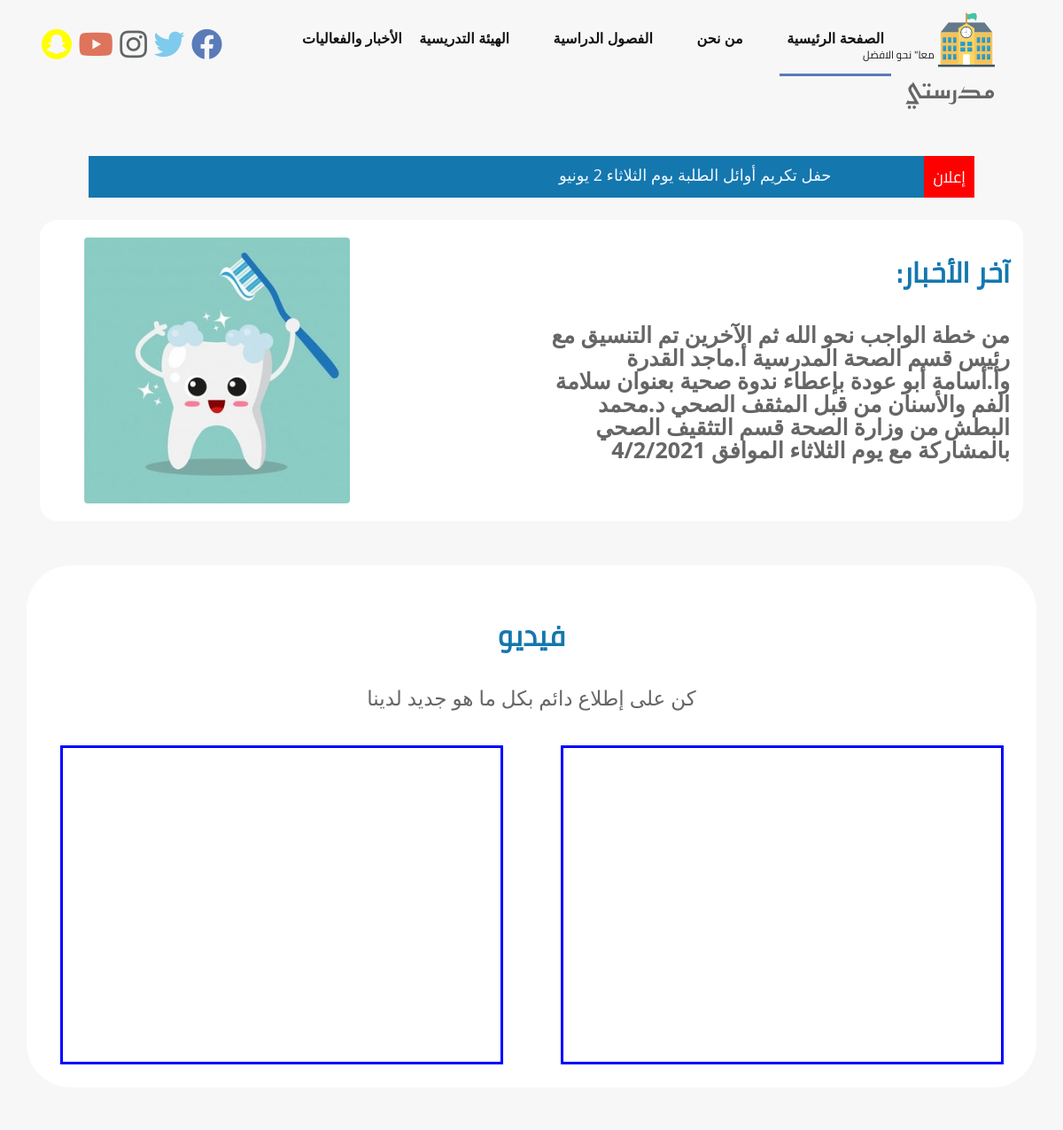
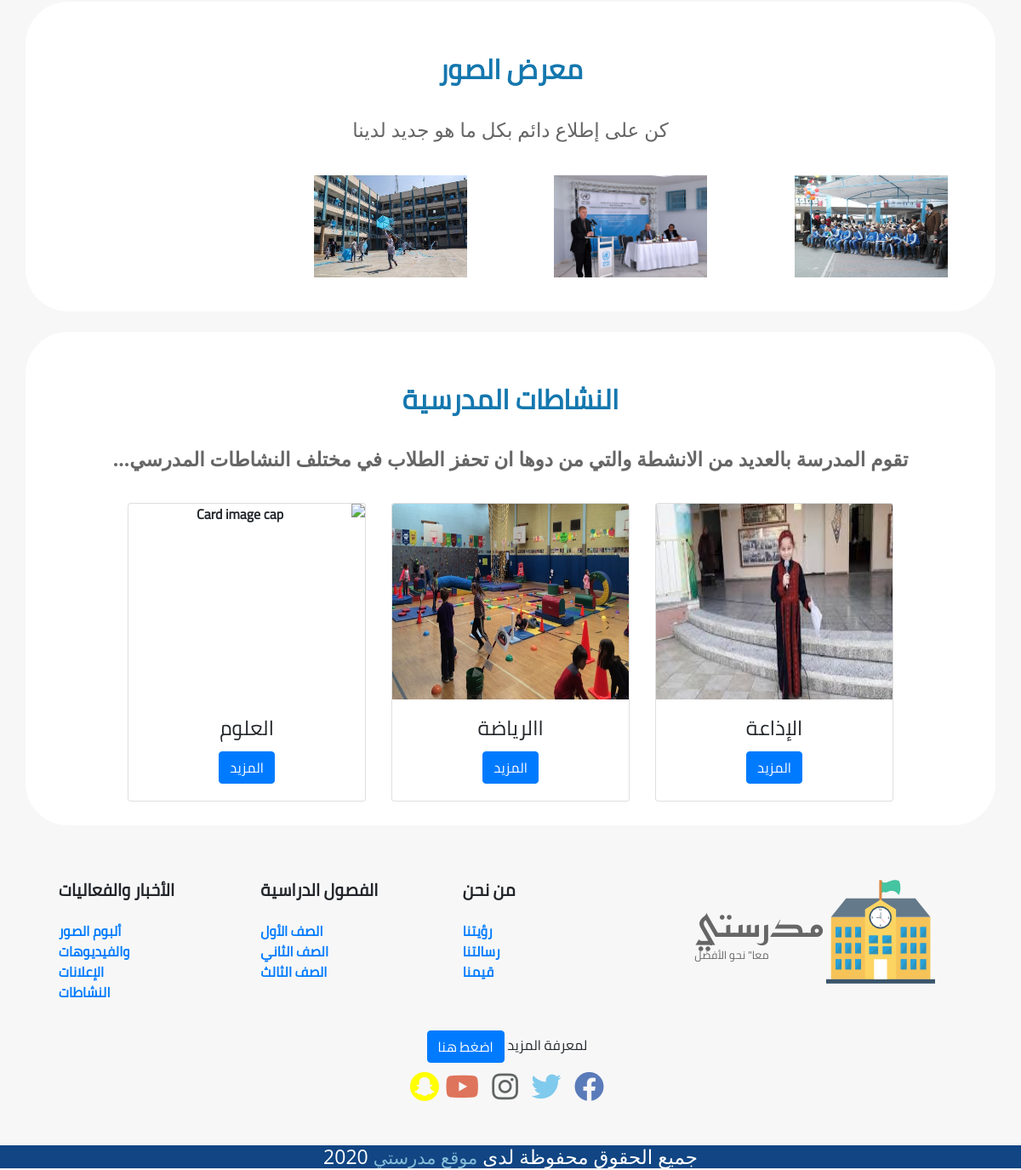
The page /public.php on the database its author committed (2 pictures, top to bottom).
### tables this page shows
CREATE TABLE `advertisement` (
  `id` int(11) NOT NULL,
  `advertise` varchar(500) NOT NULL,
  `created_at` timestamp NOT NULL DEFAULT current_timestamp(),
  `visible` varchar(120) NOT NULL DEFAULT ''
);

CREATE TABLE `news` (
  `id` int(11) NOT NULL,
  `new` varchar(500) NOT NULL,
  `created_at` timestamp NOT NULL DEFAULT current_timestamp() ON UPDATE current_timestamp()
);

CREATE TABLE `galleryschool` (
  `id` int(11) NOT NULL,
  `subject` varchar(500) NOT NULL,
  `images` varchar(50) NOT NULL,
  `created_at` timestamp NOT NULL DEFAULT current_timestamp()
);

### public.php (the view, shortened to what this page needs)
<?php
require('./template/header.php');
?>
<main>
  <div class="row breaking-news">
    <span class=adv>إعلان</span>
    <div id="carouselExampleControls" class="carousel slide" data-ride="carousel">
      <div class="carousel-inner">
        <?php $i = 0;
        $connection = mysqli_connect("localhost", "root", "", "schoolpanel");
        $query = "SELECT * FROM advertisement ";
        $query_run = mysqli_query($connection, $query);
        if (mysqli_num_rows($query_run) > 0) {
          while ($row = mysqli_fetch_assoc($query_run)) {
        ?>
            <div <?php if ($i == 0) { ?> class="carousel-item active" <?php } else { ?> class="carousel-item " <?php } ?>>
              <p>
                <?php if ($row['visible'] == '1') {
                  echo $row['advertise'];
                }
                $i++;
                ?>
              </p>
            </div>
        <?php
          }
        } else {
          echo "No Record Found";
        }
        ?>
      </div>
      <a class="  ca carousel-control-prev" href="#carouselExampleIndicators" role="button" data-slide="prev">
      </a>
      <a class="carousel-control-next" href="#carouselExampleIndicators" role="button" data-slide="next">
      </a>
    </div>
  </div>
  <div class="container">
    <div class="aboutrow row">
      <div class=" aboutR col-sm-6">
        <h2> آخر الأخبار:</h2>
        <?php
        $connection = mysqli_connect("localhost", "root", "", "schoolpanel");
        $query = "SELECT * FROM news ORDER BY created_at DESC";
        $query_run = mysqli_query($connection, $query);
        $row=mysqli_fetch_all($query_run,MYSQLI_ASSOC);
        ?>
            <p>
              <?php echo $row[0]['new'];?>
            </p>
      </div>
      <div class="p1 col-sm-6"> <img src="img/p.png" class="rounded float-left" alt="..."></div>
    </div>
  </div>
  <div class=" imagesp container">
    <h2>فيديو </h2>
    <p>
      كن على إطلاع دائم بكل ما هو جديد لدينا <br> <br>
    </p>
    <div class="vedio row">
      <div class="col-sm-6 ">
        <iframe width="500" height="360" src="https://www.youtube.com/embed/UDIpOJvdB80" frameborder="0" allow="accelerometer; autoplay; encrypted-media; gyroscope; picture-in-picture" allowfullscreen></iframe>
      </div>
      <div class="col-sm-6 ">
        <iframe width="500" height="360" src="https://www.youtube.com/embed/I-uFvTYf_28" frameborder="0" allow="accelerometer; autoplay; encrypted-media; gyroscope; picture-in-picture" allowfullscreen></iframe>
      </div>
    </div>
  </div>
  <div class=" imagesp container">
    <h2> معرض الصور</h2>
    <p>
      كن على إطلاع دائم بكل ما هو جديد لدينا <br> <br>
    </p>
    <div class=" pp row" id="pp row">
      <?php
      $connection = mysqli_connect("localhost", "root", "", "schoolpanel");
      $query = "SELECT * FROM galleryschool";
      $query_run = mysqli_query($connection, $query);
      if (mysqli_num_rows($query_run) > 0) {
        while ($row = mysqli_fetch_assoc($query_run)) {
      ?>
          <div class="im col-sm-3">
            <?php echo '<img src="schoolpanel/upload/' . $row['images'] . '" alt="image" width="100px" height="100px" ;>' ?>
          </div>
      <?php
        }
      } else {
        echo "No Record Found";
      }
      ?>
    </div>
  </div>
  <div class="imagesp container   my-4">
    <h2 class="heading">النشاطات المدرسية </h2>
    <p> <strong>تقوم المدرسة بالعديد من الانشطة والتي من دوها ان تحفز الطلاب في مختلف النشاطات المدرسي... </p>
    <br>
    <div id="multi-item-example" class="carousel slide carousel-multi-item" data-ride="carousel">
      <ol class="carousel-indicators">
        <li data-target="#multi-item-example" data-slide-to="0" class="active"></li>
        <li data-target="#multi-item-example" data-slide-to="1"></li>
        <li data-target="#multi-item-example" data-slide-to="2"></li>
      </ol>
      <div class="carousel-inner" role="listbox">
        <div class="carousel-item active">
          <div class="row">
            <div class="col-md-4">
              <div class="card mb-2">
                <img class="card-img-top" src="img/castjpg.jpg" alt="Card image cap">
                <div class="card-body">
                  <h4 class="card-title">الإذاعة</h4>
                  <a href="#pp row" class="btn btn-primary">المزيد</a>
                </div>
              </div>
            </div>
            <div class="col-md-4 clearfix d-none d-md-block">
              <div class="card mb-2">
                <img class="card-img-top" src="img/sport.jpg" alt="Card image cap">
                <div class="card-body">
                  <h4 class="card-title">االرياضة</h4>
                  <a href="#pp row" class="btn btn-primary">المزيد</a>
                </div>
              </div>
            </div>
            <div class="col-md-4 clearfix d-none d-md-block">
              <div class="card mb-2">
                <img class="card-img-top" src="https://mdbootstrap.com/img/Photos/Horizontal/Nature/4-col/img%20(35).jpg" alt="Card image cap">
                <div class="card-body">
                  <h4 class="card-title">العلوم</h4>
                  <a href="#pp row" class="btn btn-primary">المزيد</a>
                </div>
              </div>
            </div>
          </div>
        </div>
      </div>
    </div>
  </div>
</main>
<?php
require('./template/footer.php');
?>

### css/style.css (style rules this page uses)
html, body { height: 100%; font-family: Arabic; direction: rtl; background:#f7f7f7 ; }
p { font-size: 15px; font-family: "Open Sans", sans-serif; color: #666666; font-weight: 400; line-height: 26px; margin: 0 0 15px 0; }
img { max-width: 100%; }
ul, ol { padding: 0; margin: 0; }
.breaking-news { background: #1477ae; width: 1000px; margin: 25px auto; }
.card-img-top { height: 230px; width: 440px; }
.card-body a { color: #fff; }
.carousel p { color: aliceblue; text-align: right; margin: 3px 0; padding: 5px; font-size: 18px; }
span.adv { background: red; padding: 10px; font-size: 18px; color: #fff; }
img.rounded.float-left { width: 300px; }
.aboutR h2 { text-align: right; font-weight: bold; padding-top: 40px; padding-bottom:30px; color: #1477ae; }
.aboutR p { font-size: 25px; text-align: right; font-weight: bold; }
.aboutrow { margin: 10px 0; background:#fff; border-radius: 20px; }
.im img { height: 120px; width: 180px; }
.carousel { position: relative; margin: 0px 100px; }
p { font-size: 23px; font-weight: 100px; }
.pp .im img { margin-bottom: 20px; }
.p1 { padding-left: 50px; padding-top: 20px; padding-bottom: 20px; }
.imagesp.container { text-align: center; margin-top: 50px; background: white; border-radius: 50px; padding: 20px; }
.imagesp.container h2 { text-align: center; font-weight: bold; padding-top: 40px; padding-bottom: 30px; color: #1477ae; }
.vedio iframe { width: 500px; height: 360px; border:solid; border-color:blue ; }

### rows shown on the page
advertisement: advertise "حفل تكريم أوائل الطلبة يوم الثلاثاء 2 يونيو"
news: new "من خطة الواجب نحو الله ثم الآخرين تم التنسيق مع رئيس قسم الصحة المدرسية أ.ماجد القدرة وأ.أسامة أبو عودة بإعطاء ندوة صحية بعنوان سلامة الفم والأسنان من قبل المثقف الصحي د.محمد البطش من وزارة الصحة قسم التثقيف الصحي بالمشاركة مع يوم الثلاثاء الموافق 4/2/2021"
galleryschool: images (picture)
galleryschool: images (picture)
galleryschool: images (picture)
